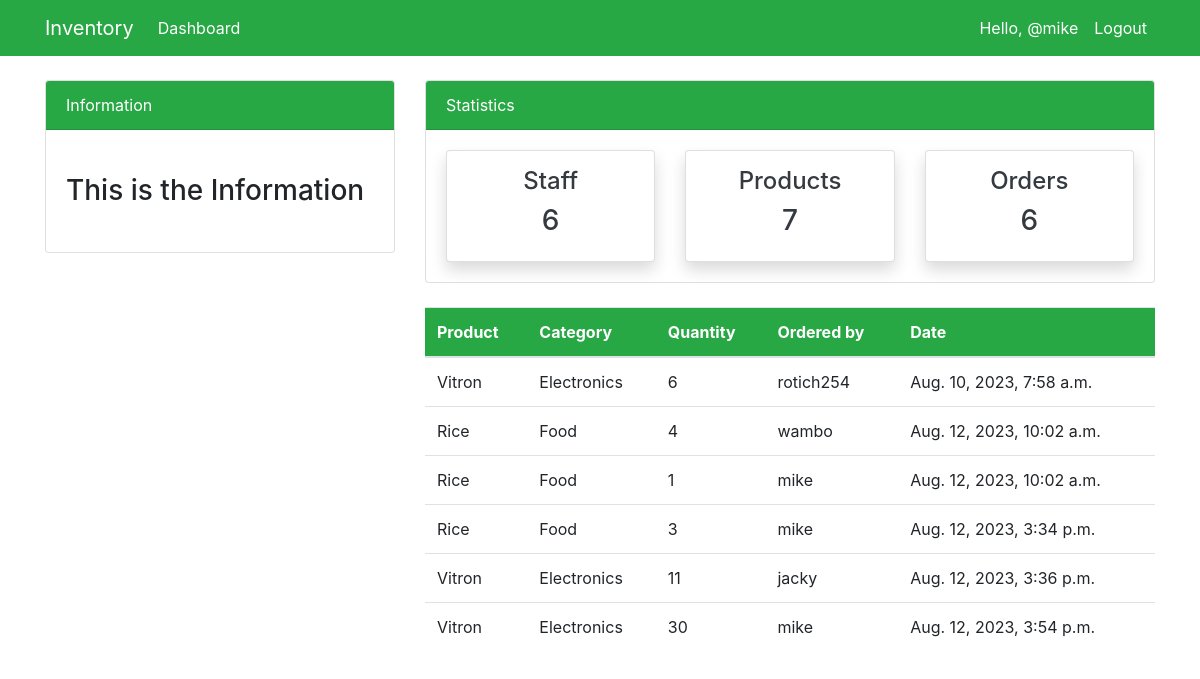
Page /order/ (signed in) on the committed database.
### dashboard/models.py (models this page shows, shortened)
class Order(models.Model):
    product = models.ForeignKey(Product, on_delete=models.CASCADE, null=True)
    staff = models.ForeignKey(User, models.CASCADE, null=True)
    order_quantity = models.PositiveIntegerField(null=True)
    date = models.DateTimeField(auto_now_add=True)

class Product(models.Model):
    name = models.CharField(max_length=250, null=True)
    category = models.CharField(max_length=20, choices=CATEGORY)
    quantity = models.PositiveIntegerField(null=True)

### dashboard/views.py (the view)
# urls.py: path('order/', views.order, name='dashboard-order'),
@login_required
def order(request):
    orders = Order.objects.all()
    orders_count = orders.count()
    workers_count = User.objects.all().count()
    items_count = Product.objects.all().count()
    context = {
        "orders": orders,
        "workers_count":workers_count,
        "orders_count":orders_count,
        "items_count": items_count,
    }
    return render(request, 'dashboard/order.html', context)

### templates/dashboard/order.html (shortened to what this page needs)
{% extends 'partials/base.html' %}
{% block content %}
{% include 'partials/topnav.html' %}
       <div class="container">
        <div class="row my-4">
            <div class="col-md-4"></div>
            <div class="col-md-8">
                <table class="table bg-white">
                    <thead class="bg-success">
                        <tr class="text-white">
                            <th scope="col">Product</th>
                            <th scope="col">Category</th>
                            <th scope="col">Quantity</th>
                            <th scope="col">Ordered by</th>
                            <th scope="col">Date</th>
                        </tr>
                    </thead>
                    <tbody>
                        {% for orders in orders %}
                        <tr>
                            <td>{{ orders.product.name}}</td>
                            <td>{{ orders.product.category}}</td>
                            <td>{{orders.order_quantity}}</td>
                            <td>{{ orders.staff.username}}</td>
                            <td>{{ orders.date}}</td>
                        </tr>
                     {% endfor %}
                    </tbody>
                </table>
            </div>
        </div>
    </div>
{% endblock %}

### templates/partials/nav.html (shortened to what this page needs)
    <nav class="navbar navbar-expand-lg navbar-info bg-success">
        {% if user.is_authenticated %}
        <div class="container">
            <a class="navbar-brand text-white" href="{% url 'dashboard-index'%}">Inventory</a>
            <div class="collapse navbar-collapse" id="navbarSupportedContent">
                <ul class="navbar-nav mr-auto">
                    <li class="nav-item active">
                        <a class="nav-link text-white" href="{% url 'dashboard-index'%}">Dashboard </a>
                    </li>
                </ul>
                <ul class="navbar-nav ml-auto">
                    <li class="nav-item active">
                        <a class="nav-link text-white" href="{% url 'user-profile'%}">Hello, @{{user.username}} </a>
                    </li>
                    <li class="nav-item">
                        <a class="nav-link text-white" href="{% url 'user-logout'%}">Logout</a>
                    </li>
                </ul>
        {% endif %}
    </nav>

### static/style.css (style rules this page uses)
body { background: rgba(230, 227, 227); }

### rows in the picture
Order: product.name "Vitron", product.category "Electronics", order_quantity "6", staff.username "rotich254", date "Aug. 10, 2023, 7:58 a.m."
Order: product.name "Rice", product.category "Food", order_quantity "4", staff.username "wambo", date "Aug. 12, 2023, 10:02 a.m."
Order: product.name "Rice", product.category "Food", order_quantity "1", staff.username "mike", date "Aug. 12, 2023, 10:02 a.m."
Order: product.name "Rice", product.category "Food", order_quantity "3", staff.username "mike", date "Aug. 12, 2023, 3:34 p.m."
Order: product.name "Vitron", product.category "Electronics", order_quantity "11", staff.username "jacky", date "Aug. 12, 2023, 3:36 p.m."
Order: product.name "Vitron", product.category "Electronics", order_quantity "30", staff.username "mike", date "Aug. 12, 2023, 3:54 p.m."

### other values in the picture
{{ user.username }} "mike"
{{ workers_count }} "6"
{{ items_count }} "7"
{{ orders_count }} "6"
